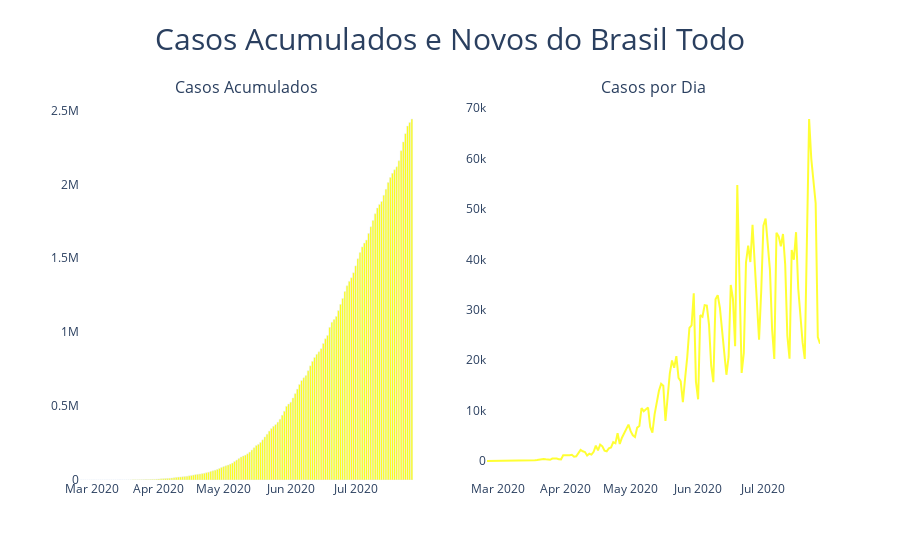

The code cell stored with this chart in its notebook:
### Code cell
plotly()

trace1 = go.Bar(x = covid_regiao_brasil.data, y = covid_regiao_brasil.casosAcumulado, name = 'Brasil', marker = {'color' : '#ffff00'})

trace2 = go.Scatter(x = df_novos.index, y = df_novos['Brasil'], name = 'Brasil', line = dict(color='#ffff00'), opacity = 0.8)

fig = make_subplots(rows=1, cols=2,  subplot_titles=['Casos Acumulados','Casos por Dia'])

fig.add_trace(trace1, row=1, col=1)
fig.add_trace(trace2, row=1, col=2)

fig.update_layout(title_text = 'Casos Acumulados e Novos do Brasil Todo',
                  title_font_size = 30, 
                  plot_bgcolor="#fff", 
                  #xaxis_gridcolor = "#eee",
                  #yaxis_gridcolor = "#eee",
                  showlegend = False,
                  title_x = 0.5)


py.iplot(fig)

### Figure 1 — Plotly figure (JSON) as saved in the notebook; plotly's stock layout.template omitted (floating-point values rounded to 4 significant figures; data arrays with more than 128 entries replaced by an {"elided": "..."} marker saying what was removed)
{"data": [{"name": "Brasil", "yaxis": "y", "y": {"elided": "154 int values"}, "xaxis": "x", "marker": {"color": "#ffff00"}, "x": {"elided": "154 str values"}, "type": "bar"}, {"opacity": 0.8, "name": "Brasil", "yaxis": "y2", "xaxis": "x2", "y": {"elided": "154 int values"}, "x": {"elided": "154 str values"}, "line": {"color": "#ffff00"}, "type": "scatter"}], "layout": {"showlegend": false, "title": {"text": "Casos Acumulados e Novos do Brasil Todo", "font": {"size": 30}, "x": 0.5}, "plot_bgcolor": "#fff", "yaxis": {"domain": [0, 1], "anchor": "x"}, "xaxis2": {"domain": [0.55, 1], "anchor": "y2"}, "yaxis2": {"domain": [0, 1], "anchor": "x2"}, "xaxis": {"domain": [0, 0.45], "anchor": "y"}, "annotations": [{"yanchor": "bottom", "xref": "paper", "xanchor": "center", "yref": "paper", "text": "Casos Acumulados", "y": 1, "x": 0.225, "font": {"size": 16}, "showarrow": false}, {"yanchor": "bottom", "xref": "paper", "xanchor": "center", "yref": "paper", "text": "Casos por Dia", "y": 1, "x": 0.775, "font": {"size": 16}, "showarrow": false}]}}
